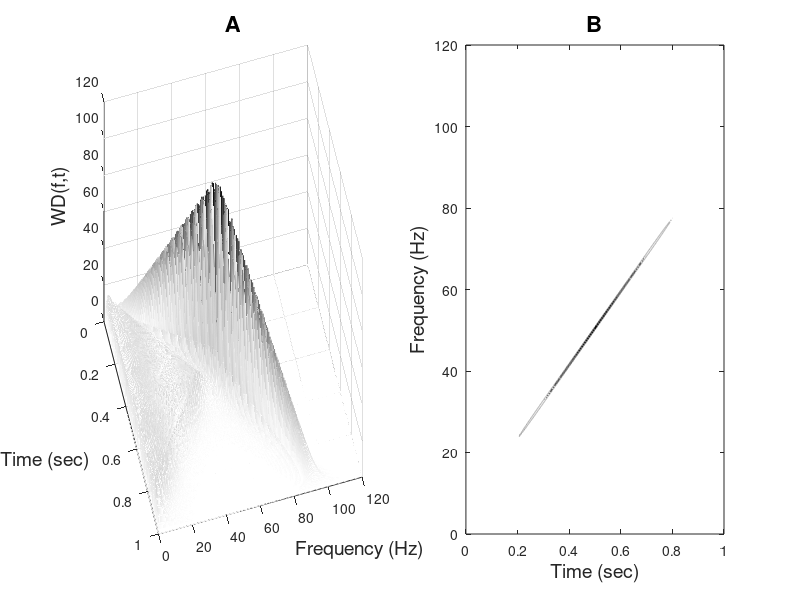

This chart was generated by the following MATLAB code:
% Example 6.4   Example of the use of the Wigner-Ville Distribution
%    Uses wvd.m applied to data similar to that of Ex 6.2
%		Data has been shortened to improve run time
%
clear all; close all;
% Set up constants
N = 500;				% Number of points	
fs = 500;			    % Sample freq;
f1 = 10;				% Minimum frequency
f2 = 100;			    % Maximum frequency 
t = (1:N)/fs;           % Time vector
f = (1:N)*fs/(2*N);     % Frequency vector (Note divided by 2N)
%  Generate chirp signal (i.e., linear change in freq)
fc = ((1:N)*((f2-f1)/N)) + f1; 
x = sin(pi*t.*fc);        % Note 2pi just pi since freq. doubled. 
%  
N_2 = N/2;                      % Half data length
Rxx = zeros(N,N);               % Inst. auto. output array
% Compute instantaneous autocorrelation:  Eq. 6.6
for n = 1:N                     % Increment over time 
   k_max = min([n-1,N-n]);      % Limit lags to available data
   k = -k_max:k_max;            % Shift tau in both directions
   Rxx(N_2+k,n) = x(n+k) .* conj(x(n-k));    % Eq. 6.6
end
lags = (-N_2:N_2-1)/fs;         % Lags (in columns) for plotting
%contour(t,lags,Rxx);
xlabel('Time (sec)','FontSize',14);
ylabel('Lags','FontSize',14);
subplot(1,2,1);
WD = abs(fft(Rxx));             % Calculate the W-V Dist. 
mesh(t,f,WD);                   % Plot W-V Distribution
xlabel('Time (sec)','FontSize',14);
ylabel('Frequency (Hz)','FontSize',14);
zlabel('WD(f,t)','FontSize',14);
title('A','FontSize',16);
view(75,45);
colormap(flipud(gray));     % Make lower values lighter
%caxis([0 60]);
axis([0 1 0 120 0 120]);
%
subplot(1,2,2)
contour(t,f,WD,[25 50 75 100 125 150]);	% Plot W-V as contour plot
xlabel('Time (sec)','FontSize',14);
ylabel('Frequency (Hz)','FontSize',14);
title('B','FontSize',16);
%colormap(gray);
axis([0 1 0 120]);


   
   
